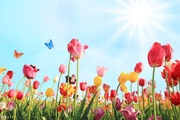
#> input picture img1.jpg, 180 x 120 px, shrunk from 1080 x 719 before the run
$ python lab2.py
#> lines starting #> are read from the running program, lines starting #| are printed output that depends on the picture
from PIL import Image
import io

img = Image.open("img1.jpg")
#> img is the input picture: PIL image 180x120 RGB; mean R, G, B 195.4, 198.1, 191.3

print(img.size)
#| (180, 120)
print(img.format)
#| JPEG
print(img.mode)
#| RGB
print(img.getbbox())
#| (0, 0, 180, 120)
# img.show()
gray = img.convert("L")
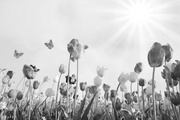
#> gray: PIL image 180x120 L; min 20, max 255, mean 196.6
# gray.show()

# print(gray.format)
# print(gray.mode)

f = open("img2.gif", "rb")
img = Image.open(f)
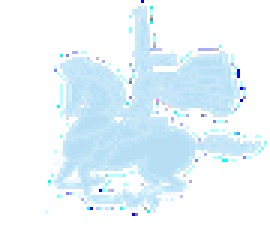
#> input picture img2.gif, 90 x 82 px, shrunk from 542 x 493 before the run (shown 3 times larger)
#> img is the input picture: PIL image 90x82 P; mean R, G, B, A 70.4, 82.2, 88.3, 90.9
# img.show()
# f.close()

f = open("img2.gif", "rb")
data = f.read()
f.close()

img = Image.open(io.BytesIO(data))
# img.show()


try:
    img7 = Image.open("img7.jpg")

    img7.show()
except FileNotFoundError:
    print("File not found")


imgs = ["img3.jpg", "img4.jpg", "img5.jpg"]
#> imgs = ['img3.jpg', 'img4.jpg', 'img5.jpg']

for imgD in imgs:
    img = Image.open(imgD)
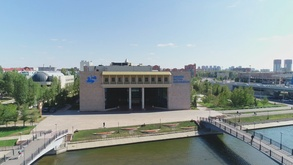
#> input picture img3.jpg, 293 x 165 px, shrunk from 1760 x 988 before the run
#> img is the input picture: PIL image 293x165 RGB; mean R, G, B 141.4, 154.7, 156.4
    print(img.size)
#| (293, 165)
    print(img.format)
#| JPEG
    print(img.mode)
#| RGB
    print(img.getbbox())
#| (0, 0, 293, 165)
